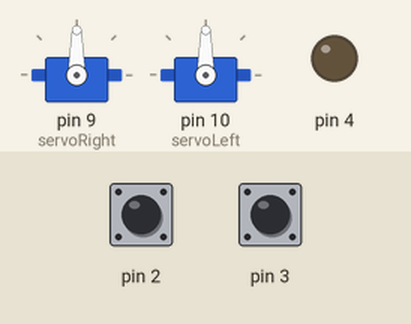
Simulated run of this sketch. Board: Arduino Uno, built with avr-gcc and run on an emulated ATmega328P. On the bench: 2 × servo, output pins drawn as LEDs (lit = HIGH). The inputs (shaded band) are chosen by the test bench; at power-on: pin 2 HIGH, pin 3 HIGH.

Above: at 1.2 s.
1.3 s: pin 2 pulled LOW for 0.15 s
At 2.2 s:
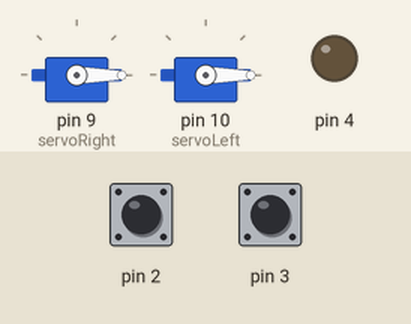
At 4.0 s:
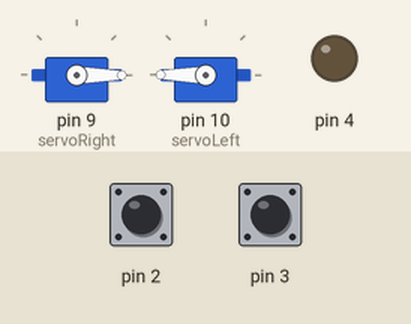
4.3 s: pin 3 pulled LOW for 0.15 s
At 5.6 s:
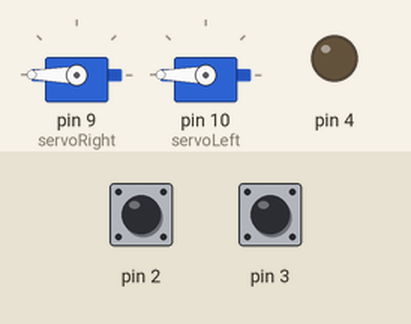
Timing chart, 0 to 7.3 s (numbered marks = the images above; inputs shaded):
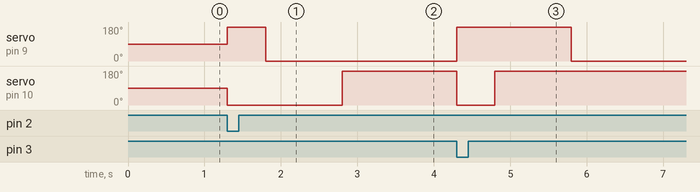

The sketch:

BumperBotWithTaiChi.ino
```cpp
#include <Servo.h>
Servo servoRight;
Servo servoLeft;
volatile int pbLeft = LOW; // Flag for left switch
volatile int pbRight = LOW; // Flag for right switch
boolean started = false; // True after first start
void setup() {
  // Set pin modes for switches
  pinMode(2, INPUT);
  pinMode(3, INPUT);
  pinMode(4, OUTPUT);
  // Set internal pull up resistors for switches
  digitalWrite(2, HIGH); // Right switch
  digitalWrite(3, HIGH); // Left switch
  digitalWrite(4, LOW); // Pin 4 as ground
  servoRight.attach(9); // Right servo to pin 9
  servoLeft.attach(10); // Left servo to pin 10
  // Set up interrupts
  attachInterrupt(0, hitRight, FALLING);
  attachInterrupt(1, hitLeft, FALLING);
  started = true; // Okay to start moving
}
void loop() {
  if (pbLeft == HIGH) { // If left bumper hit
    goReverse(); // Reverse for 1/2 sec
    delay(500);
    goRight(); // Spin 1 sec
    delay(1000);
    goForward(); // Go forward again
    pbLeft = LOW; // Reset flag shows "hit"
  }
  if (pbRight == HIGH) { // If right bumper hit
    goReverse();
    delay(500);
    goLeft();
    delay(1000);
    goForward();
    pbRight = LOW;
  }
}
// Interrupt handlers
void hitLeft() {
  if (started) // Only if robot has started
    pbLeft = HIGH;
}
void hitRight() {
  if (started) // Same as left switch handler
    pbRight = HIGH;
}
// Motion Routines: forward, reverse, turn, stop
void goForward() {
  servoRight.write(0);
  servoLeft.write(180);
}
void goReverse() {
  servoRight.write(180);
  servoLeft.write(0);
}
void goRight() {
  servoRight.write(180);
  servoLeft.write(180);
}
void goLeft() {
  servoRight.write(0);
  servoLeft.write(0);
}
void allStop() {
  servoRight.write(90);
  servoLeft.write(90);
}
```

Measured:
- after the input at 1.3 s, servo on pin 9 (servoRight): 90° → 180° at once, → 0° 0.50 s later; servo on pin 10 (servoLeft): 90° → 0° at once, → 180° 1.5 s later
- after the input at 4.3 s, servo on pin 9 (servoRight): 0° → 180° at once, → 0° 1.5 s later; servo on pin 10 (servoLeft): 180° → 0° at once, → 180° 0.50 s later
